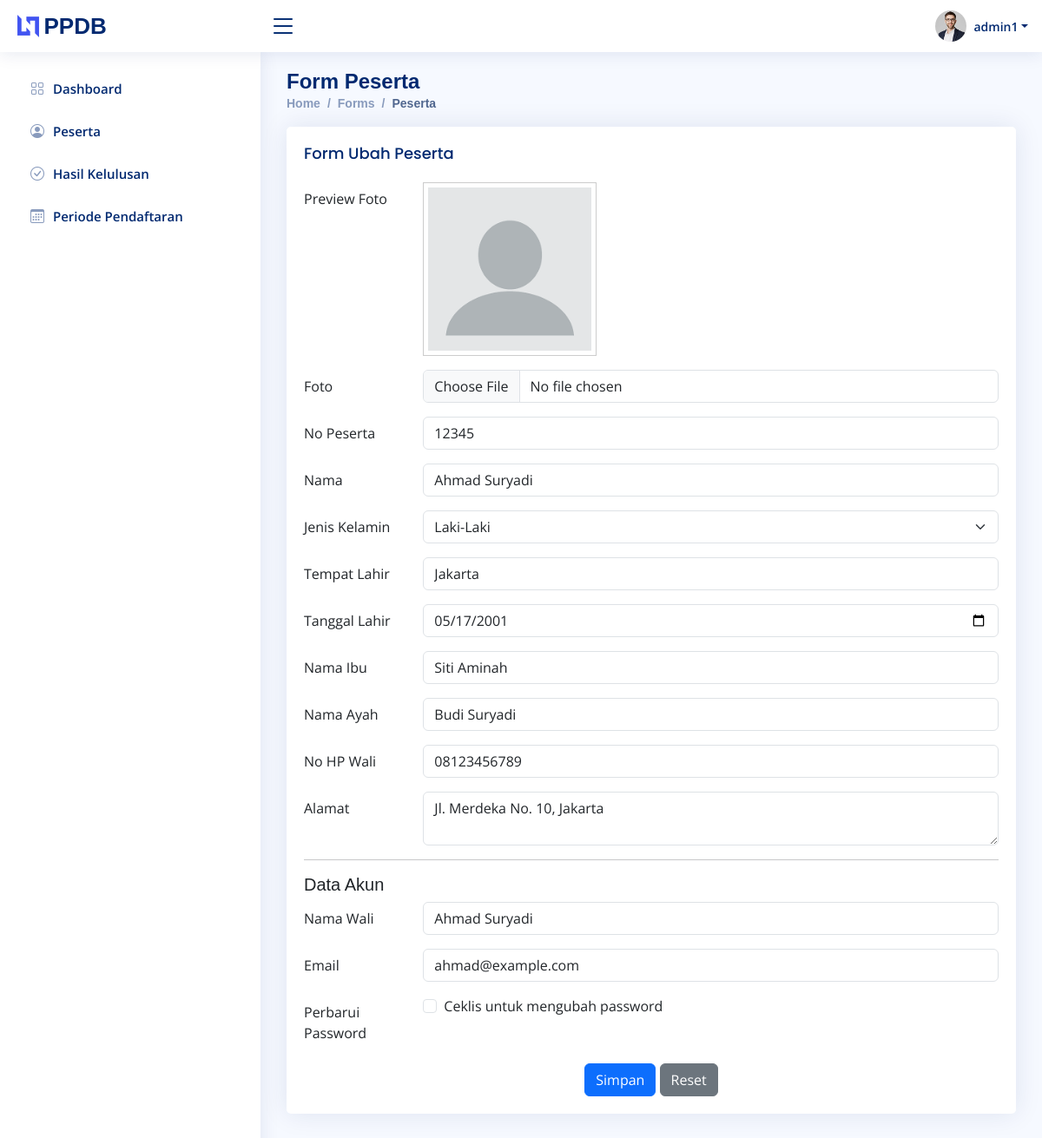
Page /admin/form-peserta.php?id=1 (signed in) on the earlier database version.
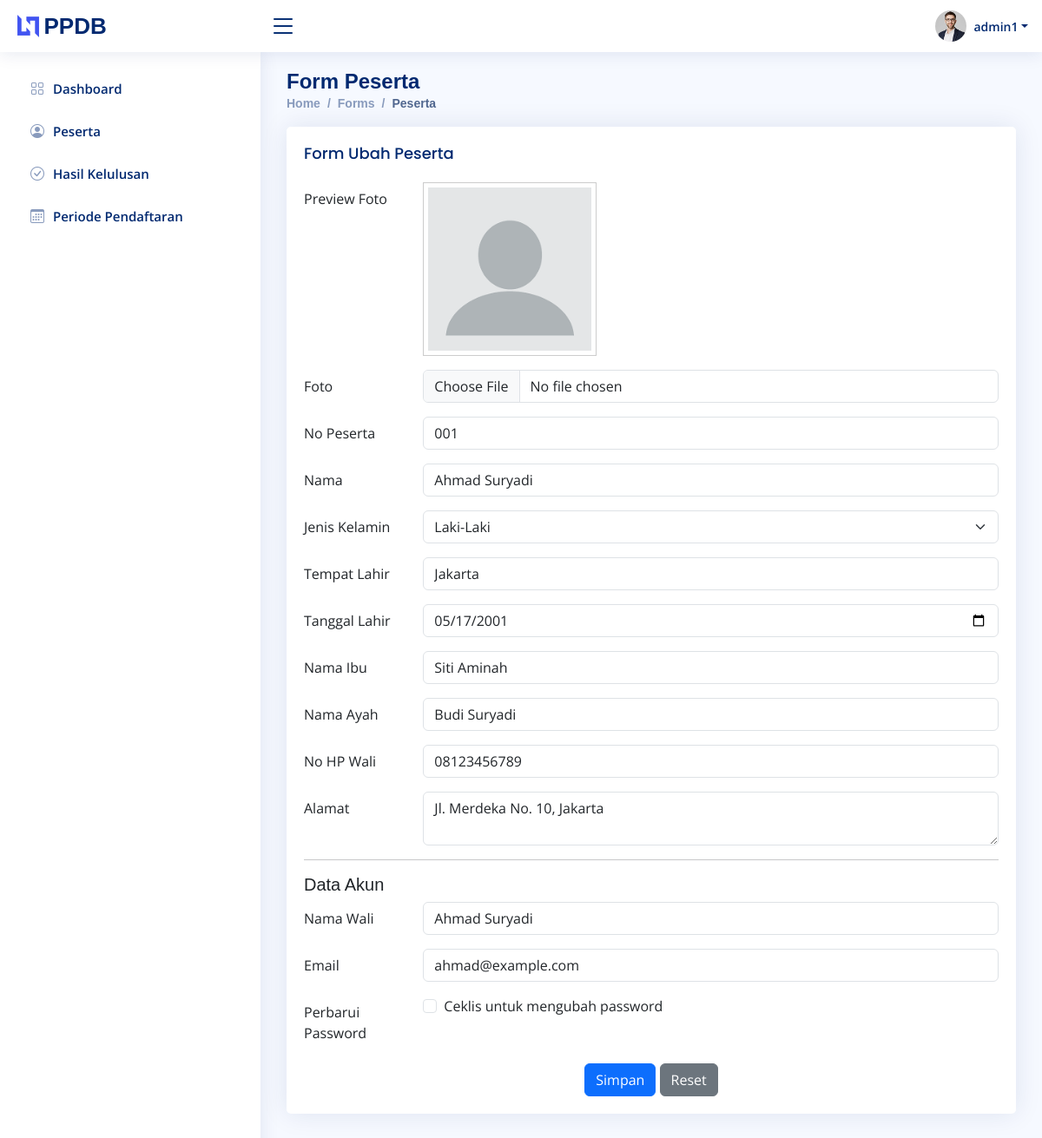
Same page on the later database version.
### tables this page shows
CREATE TABLE `account` (
  `id` INT(11) NOT NULL AUTO_INCREMENT,
  `name` VARCHAR(255) NOT NULL,
  `email` VARCHAR(100) UNIQUE NOT NULL,
  `password` VARCHAR(255) NOT NULL,
  `id_peserta` INT(11),
  PRIMARY KEY (`id`),
  FOREIGN KEY (`id_peserta`) REFERENCES `peserta` (`id`) ON DELETE SET NULL
);

CREATE TABLE `peserta` (
  `id` INT(11) NOT NULL AUTO_INCREMENT,
  `no_peserta` VARCHAR(255) NOT NULL,
  `nama` VARCHAR(255) NOT NULL,
  `foto` VARCHAR(255),
  `jenis_kelamin` ENUM('Laki-Laki', 'Perempuan') NOT NULL,
  `tempat_lahir` VARCHAR(100),
  `tanggal_lahir` TIMESTAMP,
  `nama_ibu` VARCHAR(255),
  `nama_ayah` VARCHAR(255),
  `no_hp_wali` VARCHAR(15),
  `alamat` VARCHAR(255),
  PRIMARY KEY (`id`)
);

### admin/form-peserta.php (the view, shortened to what the changed rows need)
<?php
require_once("../koneksi.php");
$pesertaData = null;
if (isset($_GET['id'])) {
    $pesertaId = intval($_GET['id']);
    $query = "SELECT * FROM peserta LEFT JOIN account ON peserta.id = account.id_peserta WHERE peserta.id = $pesertaId";
    $result = mysqli_query($koneksi, $query);
    if ($result && mysqli_num_rows($result) > 0) {
        $pesertaData = mysqli_fetch_assoc($result);
    } else {
        echo '<script>alert("Peserta tidak ditemukan!"); window.location.href="tabel-peserta.php";</script>';
        exit;
    }
}
$result = $koneksi->query("SELECT MAX(no_peserta) AS last_no FROM peserta");
$row = $result->fetch_assoc();
$no_peserta = $row['last_no'] ? $row['last_no'] + 1 : 1;
$formatted_no_peserta = str_pad($no_peserta, 3, '0', STR_PAD_LEFT);
?>
<!DOCTYPE html>
<html lang="en">
<head>
    <link href="assets/vendor/bootstrap/css/bootstrap.min.css" rel="stylesheet" />
    <link href="assets/vendor/bootstrap-icons/bootstrap-icons.css" rel="stylesheet" />
    <link href="assets/vendor/simple-datatables/style.css" rel="stylesheet" />
    <link href="assets/css/style.css" rel="stylesheet" />
</head>
<body>
    <main id="main" class="main">
        <div class="pagetitle">
            <h1>Form Peserta</h1>
        </div>
        <section class="section">
            <div class="row">
                <div class="col-lg-12">
                    <div class="card">
                        <div class="card-body">
                            <form action="func/save-peserta.php" method="POST" enctype="multipart/form-data">
                                <div class="row mb-3">
                                    <div class="col-sm-10">
                                        <input type="number" readonly class="form-control" id="noPeserta" name="no_peserta" value="<?php echo $pesertaData['no_peserta'] ?? $formatted_no_peserta; ?>" required>
                                    </div>
                                </div>
                                <div class="row mb-3">
                                    <div class="col-sm-10">
                                        <input type="text" class="form-control" id="nama" name="nama" value="<?php echo $pesertaData['nama'] ?? ''; ?>" required>
                                    </div>
                                </div>
                                <div class="row mb-3">
                                    <div class="col-sm-10">
                                        <input type="text" class="form-control" id="tempatLahir" name="tempat_lahir" value="<?php echo $pesertaData['tempat_lahir'] ?? ''; ?>">
                                    </div>
                                </div>
                                <div class="row mb-3">
                                    <div class="col-sm-10">
                                        <input type="date" class="form-control" id="tanggalLahir" name="tanggal_lahir" value="<?php echo isset($pesertaData['tanggal_lahir']) ? date('Y-m-d', strtotime($pesertaData['tanggal_lahir'])) : ''; ?>">
                                    </div>
                                </div>
                                <div class="row mb-3">
                                    <div class="col-sm-10">
                                        <input type="text" class="form-control" id="namaIbu" name="nama_ibu" value="<?php echo $pesertaData['nama_ibu'] ?? ''; ?>">
                                    </div>
                                </div>
                                <div class="row mb-3">
                                    <div class="col-sm-10">
                                        <input type="text" class="form-control" id="namaAyah" name="nama_ayah" value="<?php echo $pesertaData['nama_ayah'] ?? ''; ?>">
                                    </div>
                                </div>
                                <div class="row mb-3">
                                    <div class="col-sm-10">
                                        <input type="text" class="form-control" id="noHpWali" name="no_hp_wali" value="<?php echo $pesertaData['no_hp_wali'] ?? ''; ?>">
                                    </div>
                                </div>
                                <div class="row mb-3">
                                    <div class="col-sm-10">
                                        <textarea class="form-control" id="alamat" name="alamat"><?php echo $pesertaData['alamat'] ?? ''; ?></textarea>
                                    </div>
                                </div>
                                <div class="row mb-3">
                                    <div class="col-sm-10">
                                        <input type="text" class="form-control" id="nama_wali" name="nama_wali" value="<?php echo $pesertaData['name'] ?? ''; ?>">
                                    </div>
                                </div>
                                <div class="row mb-3">
                                    <div class="col-sm-10">
                                        <input type="email" class="form-control" id="email" name="email" value="<?php echo $pesertaData['email'] ?? ''; ?>">
                                    </div>
                                </div>
                            </form>
                        </div>
                    </div>
                </div>
            </div>
        </section>
    </main>
</body>
</html>

Differences in the rows shown:
changed through a linked row, account "Ahmad Suryadi": no_peserta "12345" → "001"
